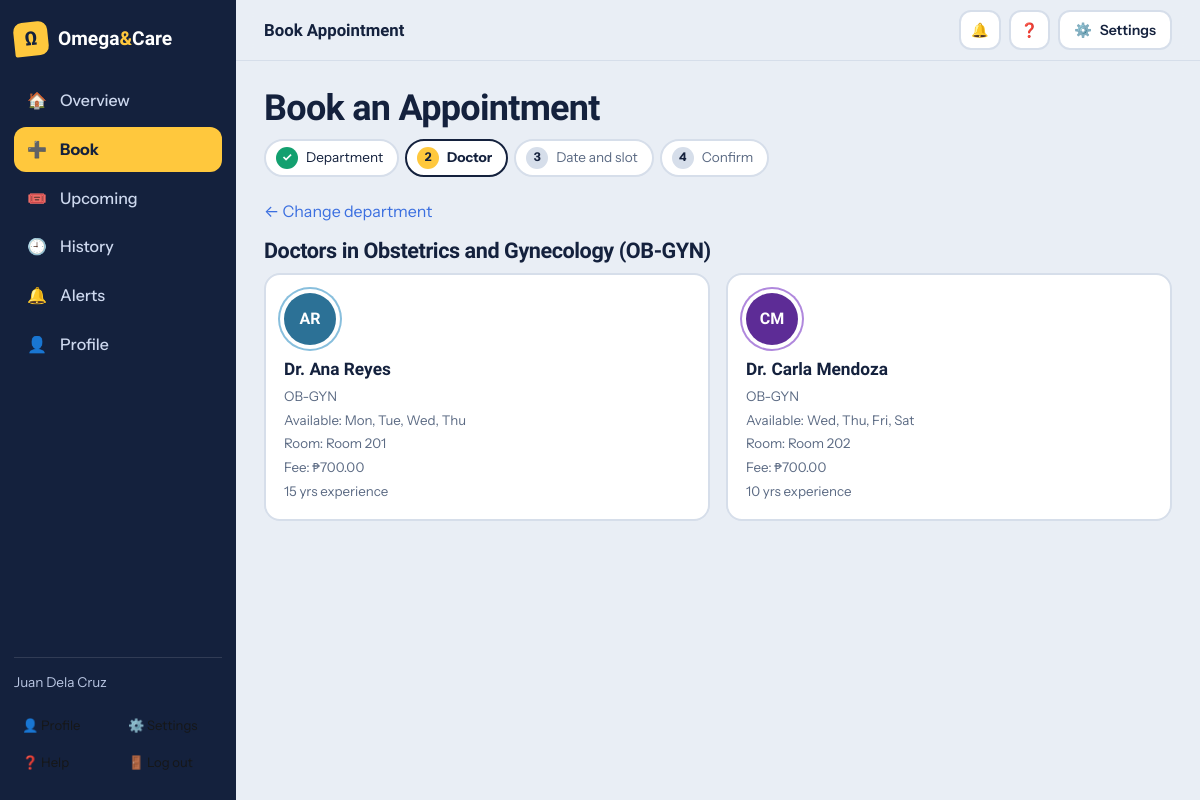
Page /patient/book.php?dept=2 (signed in) on the committed database.
### tables this page shows
CREATE TABLE `departments` (
  `department_id`   INT UNSIGNED NOT NULL AUTO_INCREMENT,
  `department_name` VARCHAR(100) NOT NULL,
  `description`     VARCHAR(255) DEFAULT NULL,
  PRIMARY KEY (`department_id`),
  UNIQUE KEY `uq_department_name` (`department_name`)
);

CREATE TABLE `doctors` (
  `doctor_id`        INT UNSIGNED NOT NULL AUTO_INCREMENT,
  `department_id`    INT UNSIGNED NOT NULL,
  `doctor_name`      VARCHAR(100) NOT NULL,
  `specialization`   VARCHAR(100) NOT NULL,
  `license_no`       VARCHAR(30)  DEFAULT NULL,
  `experience_years` TINYINT UNSIGNED DEFAULT NULL,
  `clinic_room`      VARCHAR(30)  DEFAULT NULL,
  `consultation_fee` DECIMAL(10,2) DEFAULT NULL,
  `available_days`   VARCHAR(40)  NOT NULL DEFAULT 'Mon,Tue,Wed,Thu,Fri' COMMENT 'comma list: Mon,Tue,...',
  `status`           ENUM('Available','Inactive') NOT NULL DEFAULT 'Available',
  `username`         VARCHAR(30)  DEFAULT NULL COMMENT 'doctor login',
  `password`         VARCHAR(255) DEFAULT NULL COMMENT 'password_hash() output',
  PRIMARY KEY (`doctor_id`),
  UNIQUE KEY `uq_doctors_username` (`username`),
  KEY `idx_doctors_department` (`department_id`),
  CONSTRAINT `fk_doctors_department` FOREIGN KEY (`department_id`)
    REFERENCES `departments` (`department_id`) ON DELETE RESTRICT ON UPDATE CASCADE
);

### includes/functions.php (called while the page is built, shortened)
<?php
function e($v): string { return htmlspecialchars((string) $v, ENT_QUOTES, 'UTF-8'); }
function initials(string $name): string {
    $p = preg_split('/\s+/', trim(preg_replace('/^(Dr\.?)\s*/i', '', $name)));
    return strtoupper(mb_substr($p[0] ?? '', 0, 1) . mb_substr(end($p) ?: '', 0, 1));
}

### patient/book.php (the view, shortened to what this page needs)
<?php
require_once __DIR__ . '/../includes/functions.php';
$deptId = (int) ($_GET['dept'] ?? 0);
$dept = $doctor = null; $doctors = [];
$departments = $pdo->query('SELECT * FROM departments ORDER BY department_name')->fetchAll();
if ($deptId) {
    $st = $pdo->prepare('SELECT * FROM departments WHERE department_id = ?'); $st->execute([$deptId]); $dept = $st->fetch();
    if ($dept) {
        $st = $pdo->prepare("SELECT * FROM doctors WHERE department_id = ? AND status = 'Available' ORDER BY doctor_name");
        $st->execute([$deptId]); $doctors = $st->fetchAll();
    }
}
$step = $doctor ? 3 : ($dept ? 2 : 1);
require __DIR__ . '/../includes/header.php';
?>
<h1>Book an Appointment</h1>
<ul class="steps">
  <li class="<?= $step > 1 ? 'done' : 'on' ?>">Department</li>
  <li class="<?= $step > 2 ? 'done' : ($step == 2 ? 'on' : '') ?>">Doctor</li>
  <li class="<?= $step == 3 ? 'on' : '' ?>">Date and slot</li>
  <li>Confirm</li>
</ul>
<?php if ($step === 1): ?>
  <h2>Select a department</h2>
  <div class="grid g3">
  <?php foreach ($departments as $d): ?>
    <a class="choice dept" href="book.php?dept=<?= (int) $d['department_id'] ?>">
      <span class="ico"><?= dept_icon($d['department_name']) ?></span>
      <b><?= e($d['department_name']) ?></b><small><?= e($d['description']) ?></small></a>
  <?php endforeach; ?>
  </div>
  <?php if (!$departments): ?><p class="empty">No departments available.</p><?php endif; ?>
<?php elseif ($step === 2): ?>
  <p><a href="book.php">&larr; Change department</a></p>
  <h2>Doctors in <?= e($dept['department_name']) ?></h2>
  <div class="grid g3">
  <?php foreach ($doctors as $d): ?>
    <a class="choice doc" href="book.php?dept=<?= $deptId ?>&doctor=<?= (int) $d['doctor_id'] ?>">
      <span class="avatar" style="--h:<?= ((int) $d['doctor_id'] * 67) % 360 ?>"><?= e(initials($d['doctor_name'])) ?></span>
      <b><?= e($d['doctor_name']) ?></b>
      <small><?= e($d['specialization']) ?></small>
      <small>Available: <?= e(str_replace(',', ', ', $d['available_days'])) ?></small>
      <?php if ($d['clinic_room']): ?><small>Room: <?= e($d['clinic_room']) ?></small><?php endif; ?>
      <?php if ($d['consultation_fee'] !== null): ?><small>Fee: &#8369;<?= number_format((float) $d['consultation_fee'], 2) ?></small><?php endif; ?>
      <?php if ($d['experience_years'] !== null): ?><small><?= (int) $d['experience_years'] ?> yrs experience</small><?php endif; ?>
    </a>
  <?php endforeach; ?>
  </div>
<?php endif; ?>
<?php require __DIR__ . '/../includes/footer.php'; ?>

### assets/css/style.css (style rules this page uses)
:root { --bg: #e9eef5; --surface: #fff; --ink: #14213d; --muted: #5c6b84; --line: #d6deea; --navy: #14213d; --navy2: #1d2f55; --ticket: #ffc83d; --ticket-d: #f2b312; --go: #13a06f; --warn: #f28c28; --bad: #e4493b; --info: #3b6fe0; --soft: #f3f6fb; --shadow: 0 1px 0 rgba(20, 33, 61, .05), 0 10px 30px -14px rgba(20, 33, 61, .25); --r: 16px; --display: "Bricolage Grotesque", "Trebuchet MS", system-ui, sans-serif; --body: "Instrument Sans", system-ui, -apple-system, "Segoe UI", sans-serif }
* { box-sizing: border-box }
html { scroll-behavior: smooth }
body { margin: 0; font-family: var(--body); background: var(--bg); color: var(--ink); line-height: 1.55; min-height: 100vh; display: flex; flex-direction: column }
a { color: var(--info); text-decoration: none }
h1, h2, h3 { font-family: var(--display); letter-spacing: -.02em; line-height: 1.1; margin: 0 0 10px }
h1 { font-size: clamp(1.8rem, 3vw, 2.5rem); font-weight: 800 }
h2 { font-size: 1.35rem; font-weight: 700 }
.grid { display: grid; gap: 16px }
.g3 { grid-template-columns: repeat(auto-fit, minmax(230px, 1fr)) }
.choice { display: flex; flex-direction: column; gap: 3px; background: var(--surface); border: 2px solid var(--line); border-radius: var(--r); padding: 18px; color: var(--ink); position: relative; transition: transform .18s, border-color .18s, box-shadow .18s }
.choice b { font-family: var(--display); font-size: 1.08rem }
.choice small { color: var(--muted) }
.choice:after { content: "Select"; position: absolute; right: 14px; top: 14px; background: var(--ticket); color: var(--navy); font-size: .75rem; font-weight: 700; padding: 2px 10px; border-radius: 999px; opacity: 0; transform: scale(.8); transition: .18s }
.avatar { width: 52px; height: 52px; border-radius: 50%; display: grid; place-items: center; font-family: var(--display); font-weight: 800; color: #fff; background: hsl(var(--h) 55% 38%); margin-bottom: 8px; box-shadow: 0 0 0 4px var(--surface), 0 0 0 6px hsl(var(--h) 55% 70%) }
.steps { display: flex; gap: 6px; flex-wrap: wrap; margin: 0 0 22px; padding: 0; list-style: none; counter-reset: s }
.steps li { counter-increment: s; background: var(--surface); border: 2px solid var(--line); padding: 6px 14px 6px 10px; border-radius: 999px; font-size: .85rem; color: var(--muted); display: flex; align-items: center; gap: 8px }
.steps li:before { content: counter(s); display: grid; place-items: center; width: 22px; height: 22px; border-radius: 50%; background: var(--line); color: var(--ink); font-weight: 700; font-size: .75rem }
.steps li.on { border-color: var(--navy); color: var(--ink); font-weight: 700 }
.steps li.on:before { background: var(--ticket) }
.steps li.done:before { content: "✓"; background: var(--go); color: #fff }
.steps li.done { color: var(--ink) }

### rows in the picture
departments: department_name "Obstetrics and Gynecology (OB-GYN)"
doctors: doctor_name "AR", doctor_name "Dr. Ana Reyes", specialization "OB-GYN", available_days "Mon, Tue, Wed, Thu", clinic_room "Room 201", consultation_fee "700.00", experience_years "15"
doctors: doctor_name "CM", doctor_name "Dr. Carla Mendoza", specialization "OB-GYN", available_days "Wed, Thu, Fri, Sat", clinic_room "Room 202", consultation_fee "700.00", experience_years "10"

### other values in the picture
$icon "🏠 ➕ 🎟️ 🕘 🔔 👤"
$label "Overview Book Upcoming History Alerts Profile"
$who "Juan Dela Cruz"
$pageTitle "Book Appointment"
